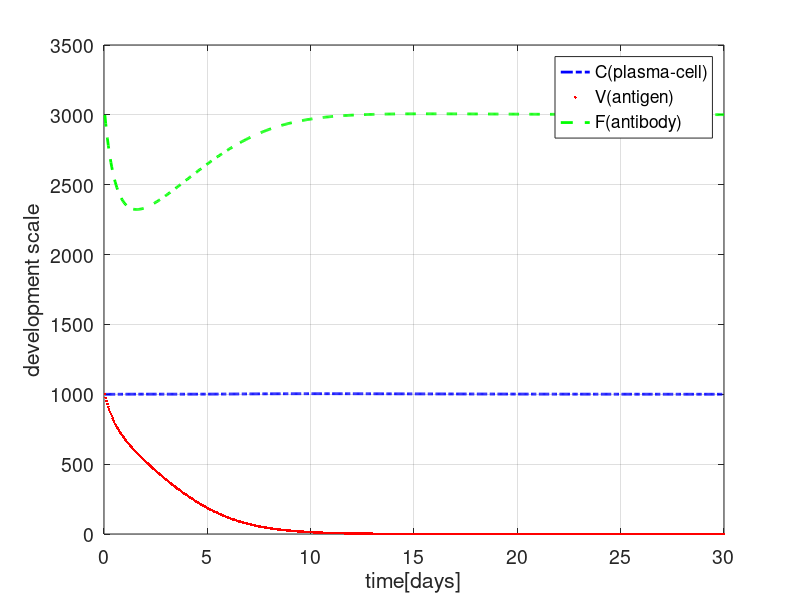
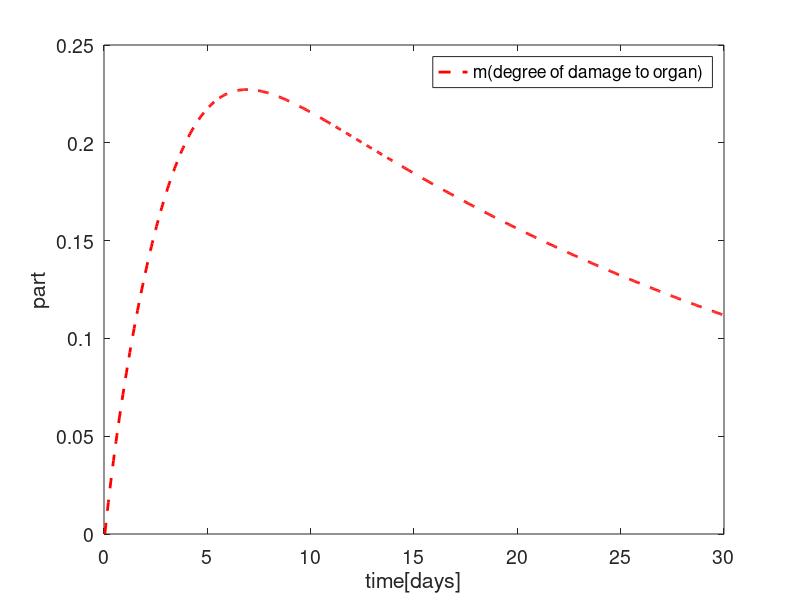

Recreate these plots in MATLAB, in order.
alpha=0.000001;%alpha*rho<>mu*eta*gamma
betta=0.9;%multiplication factor of antigens;
gamma=0.0005;%coefficient associated with the probability of neutralization of the antigen by antibodies
etta=1;%the number of antibodies required to neutralize a single antigen;
sigma=0.0001;%some constant, its own for each disease
tau=3;%the time during which the formulation of cascade of plasma cells;
rho=3;%the rate of antibody production by a single plasma cell
t0=0;%initial time
tn=30;%time
dt=1/24;%taking time as days
n=(tn-t0)/dt;
T_cells=7;%life Time Plasma Cells
miu_c=1/T_cells;
T_antib = 1;%antibodies Decay Time
miu_f=1/T_antib;
Recovery= 30;%organ Recovery Period 20 for organism is needed 3 0 days for recoverying
miu_m=1/Recovery;
C_st=1000;
F_st=rho*C_st/miu_f;
F=zeros(1,n);%antibody concentration;
V=zeros(1,n);%concentration of pathogenic propagating antigens;
C=zeros(1,n);%plasma cell concentration;
m=zeros(1,n);%relative characteristic of target organ damage, which is [0,1] defined;
C(1)=C_st;
V(1)=1000;
F(1)=F_st;
m(1)=0;
for i=2:n
    C(i)=C(i-1)+dt*(sin(m(i-1)*pi/2)*alpha*V(i-1)*(dt*i-tau)*F(i-1)*(dt*i-tau)-miu_c*(C(i-1)-C_st));
    V(i)=V(i-1)+dt*((betta-gamma*F(i-1))*V(i-1));
    F(i)=F(i-1)+dt*(rho*C(i-1) - (miu_f+etta*gamma*V(i-1))*F(i-1));
    m(i)=m(i-1)+dt*(sigma*V(i-1)-miu_m*m(i-1));
end
time=dt*(1:n);
fig=figure();
plot(time, C, 'b-.', 'LineWidth',2)
hold on
plot(time, V, 'r.', 'LineWidth', 2)
hold on
plot(time, F, 'g--', 'LineWidth', 2)
set(gca, 'FontSize', 14)
set(fig, 'color', 'white')
grid on
xlabel ('time[days]')
ylabel ('development scale')
legend('C(plasma-cell)', 'V(antigen)', 'F(antibody)');
fig=figure();
plot(time, m, 'r--', 'LineWidth', 2)
set(gca, 'FontSize', 14)
set(fig, 'color', 'white')
xlabel('time[days]')
ylabel('part')
legend('m(degree of damage to organ)');
